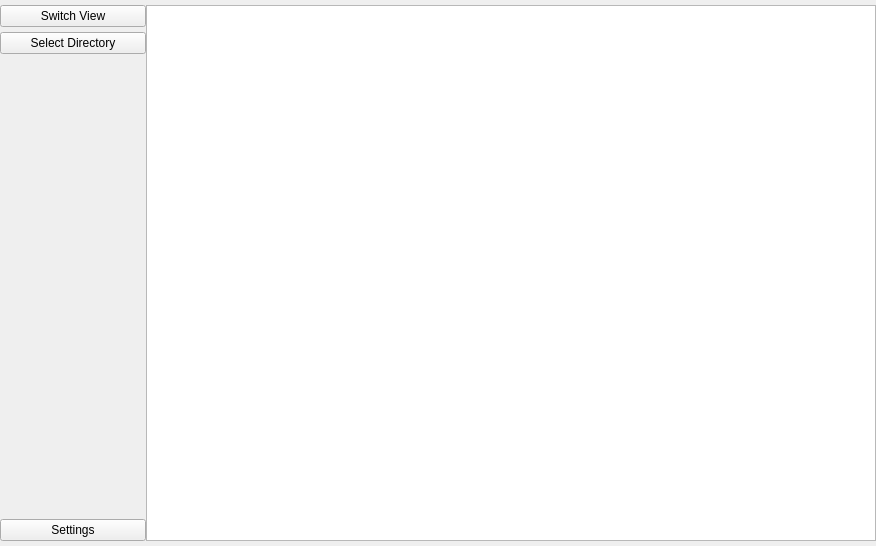
<?xml version="1.0" encoding="UTF-8"?>
<ui version="4.0">
 <class>MainWindow</class>
 <widget class="QMainWindow" name="MainWindow">
  <property name="geometry">
   <rect>
    <x>0</x>
    <y>0</y>
    <width>876</width>
    <height>546</height>
   </rect>
  </property>
  <property name="windowTitle">
   <string>MainWindow</string>
  </property>
  <property name="styleSheet">
   <string notr="true">
</string>
  </property>
  <widget class="QWidget" name="centralwidget">
   <property name="sizePolicy">
    <sizepolicy hsizetype="Preferred" vsizetype="Preferred">
     <horstretch>0</horstretch>
     <verstretch>0</verstretch>
    </sizepolicy>
   </property>
   <property name="styleSheet">
    <string notr="true"/>
   </property>
   <layout class="QGridLayout" name="gridLayout_2" columnstretch="1,5">
    <property name="leftMargin">
     <number>0</number>
    </property>
    <property name="topMargin">
     <number>0</number>
    </property>
    <property name="rightMargin">
     <number>0</number>
    </property>
    <property name="bottomMargin">
     <number>0</number>
    </property>
    <property name="spacing">
     <number>0</number>
    </property>
    <item row="0" column="0">
     <layout class="QVBoxLayout" name="verticalLayout">
      <property name="spacing">
       <number>0</number>
      </property>
      <property name="leftMargin">
       <number>0</number>
      </property>
      <property name="topMargin">
       <number>0</number>
      </property>
      <item>
       <widget class="QStackedWidget" name="stackedWidget">
        <property name="styleSheet">
         <string notr="true"/>
        </property>
        <property name="currentIndex">
         <number>0</number>
        </property>
        <widget class="QWidget" name="page">
         <layout class="QVBoxLayout" name="verticalLayout_3">
          <property name="spacing">
           <number>5</number>
          </property>
          <property name="leftMargin">
           <number>0</number>
          </property>
          <property name="topMargin">
           <number>5</number>
          </property>
          <property name="rightMargin">
           <number>0</number>
          </property>
          <property name="bottomMargin">
           <number>5</number>
          </property>
          <item>
           <widget class="QPushButton" name="pushButton">
            <property name="styleSheet">
             <string notr="true"/>
            </property>
            <property name="text">
             <string>Switch View</string>
            </property>
           </widget>
          </item>
          <item>
           <widget class="QPushButton" name="direct">
            <property name="styleSheet">
             <string notr="true"/>
            </property>
            <property name="text">
             <string>Select Directory</string>
            </property>
           </widget>
          </item>
          <item>
           <widget class="QTreeView" name="tree">
            <property name="styleSheet">
             <string notr="true">background-color: rgba(255, 255, 255, 0);</string>
            </property>
           </widget>
          </item>
          <item>
           <widget class="QPushButton" name="settings">
            <property name="styleSheet">
             <string notr="true"/>
            </property>
            <property name="text">
             <string>Settings</string>
            </property>
           </widget>
          </item>
         </layout>
        </widget>
        <widget class="QWidget" name="page_2"/>
       </widget>
      </item>
     </layout>
    </item>
    <item row="0" column="1">
     <layout class="QVBoxLayout" name="verticalLayout_2">
      <property name="topMargin">
       <number>5</number>
      </property>
      <property name="bottomMargin">
       <number>5</number>
      </property>
      <item>
       <widget class="QTextEdit" name="text">
        <property name="styleSheet">
         <string notr="true"/>
        </property>
       </widget>
      </item>
     </layout>
    </item>
   </layout>
  </widget>
 </widget>
 <resources/>
 <connections/>
</ui>
